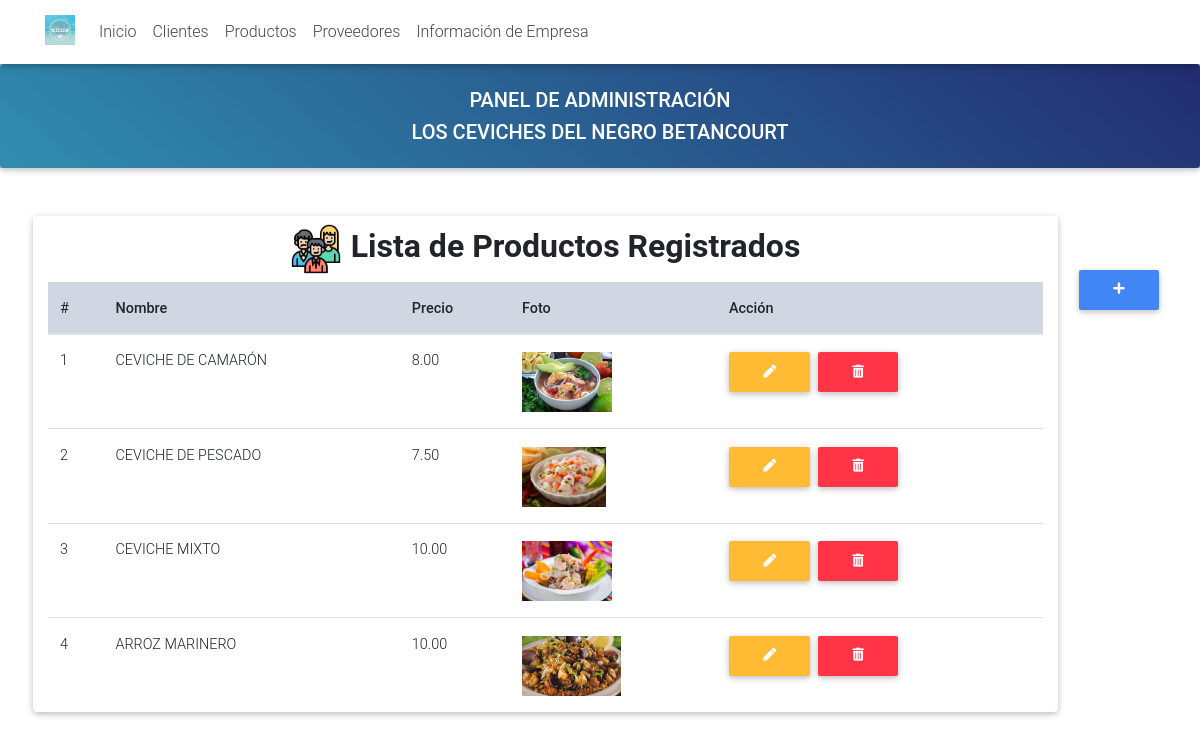
Page /admin/productos.php on the committed database.
### tables this page shows
CREATE TABLE `productos` (
  `id_producto` int(11) NOT NULL,
  `nombre_producto` varchar(25) DEFAULT NULL,
  `precio_producto` varchar(10) DEFAULT NULL,
  `foto_producto` varchar(20) DEFAULT NULL
);

### admin/productos.php (the view, shortened to what this page needs)
<?php
include "header.php";
include "../db.php";
?>
<div class="row mt-5">
<div class="col-md-10 ml-5  z-depth-1 rounded">
<h2 class="h2 text-center font-weight-bold mt-2 mb-2"><img src="../img/clientes.png" style="height:50px;margin-right:10px">Lista de Productos Registrados</h2>
  <section class="dark-grey-text">
    <div class="table-responsive">
      <table class="table product-table mb-0">
        <thead class="mdb-color lighten-5">
          <tr>
            <th>#</th>
            <th class="font-weight-bold">
              <strong>Nombre</strong>
            </th>
            <th class="font-weight-bold">
              <strong>Precio</strong>
            </th>
            <th class="font-weight-bold">
              <strong>Foto</strong>
            </th>
            <th class="font-weight-bold">
              <strong>Acción</strong>
            </th>
          </tr>
        </thead>
        <tbody>
<?php
$c=0;
$query = "SELECT * from productos ";
$resultados = mysqli_query($conn, $query);
while($row = mysqli_fetch_assoc($resultados)) {
$c=$c+1;
?>
<tr>
    <td><?php echo $c; ?></td>
    <td class="text-uppercase"><?php echo $row['nombre_producto']; ?></td>
    <td class="text-uppercase"><?php echo $row['precio_producto']; ?></td>
    <td class="text-uppercase"><img src="archivos/<?php echo $row['foto_producto']; ?>" style="height:60px"></td>
    <td>
    <a href="editar_producto.php?id=<?php echo $row['id_producto'];  ?>" type="button" class="btn btn-warning mr-2"><i class="fas fa-pen"></i></button>
    <a href="eliminar_producto.php?id=<?php echo $row['id_producto'];  ?>" type="button" class="btn btn-danger"><i class="fas fa-trash-alt"></i></button>
    </td>
</tr>
<?php } ?>
        </tbody>
      </table>
    </div>
  </section>
</div>
    <div class="col-md-1 mt-5">
        <a class="btn btn-primary div-fixed" data-toggle="modal" data-target="#modalContactForm"><i class="fas fa-plus"></i></a>
    </div>
</div>

### admin/header.php (shortened to what this page needs)
<html lang="es">
<head>
  <link rel="stylesheet" href="https://use.fontawesome.com/releases/v5.11.2/css/all.css">
  <link rel="stylesheet" href="css/bootstrap.min.css">
  <link rel="stylesheet" href="css/mdb.min.css">
  <link rel="stylesheet" href="css/style.css">
  <header>
    <nav class="navbar fixed-top navbar-expand-lg navbar-light white scrolling-navbar">
      <div class="container">
<a class="navbar-brand" href="#"><img src="../img/logocevi.jpg" style="height:30px"></a>
        <div class="collapse navbar-collapse" id="navbarSupportedContent">
          <ul class="navbar-nav mr-auto">
            <li class="nav-item">
              <a class="nav-link waves-effect" href="index.php" >Inicio</a>
            </li>
            <li class="nav-item">
              <a class="nav-link waves-effect" href="clientes.php" >Clientes</a>
            </li>
            <li class="nav-item">
              <a class="nav-link waves-effect" href="productos.php" >Productos</a>
            </li>
            <li class="nav-item">
              <a class="nav-link waves-effect" href="proveedores.php" >Proveedores</a>
            </li>
            <li class="nav-item">
              <a class="nav-link waves-effect" href="informacion.php" >Información de Empresa</a>
            </li>
          </ul>
        </div>
      </div>
    </nav>
    <div class="card card-intro blue-gradient">
      <div class="card-body white-text rgba-black-light text-center">
        <div class="row d-flex justify-content-center">
          <div class="col-md-6">
            <p class="h5 mb-2">
              PANEL DE ADMINISTRACIÓN
            </p>
            <p class="h5 mb-0">LOS CEVICHES DEL NEGRO BETANCOURT</p>
          </div>
        </div>
      </div>
    </div>
  </header>

### admin/header.php (style rules this page uses)
.navbar .navbar-brand img { height: 20px; }
.navbar .navbar-brand { padding-top: 0; }
.navbar .nav-link { color: #444343!important; }
.card-intro .card-body { padding-top: 1.5rem; padding-bottom: 1.5rem; border-radius: 0 !important; }
.card-intro { margin-top: 64px; }

### admin/productos.php (style rules this page uses)
.div-fixed { position: fixed; text-align: center; word-wrap: break-word; }

### rows in the picture
productos: nombre_producto "CEVICHE DE CAMARÓN", precio_producto "8.00", foto_producto (picture)
productos: nombre_producto "CEVICHE DE PESCADO", precio_producto "7.50", foto_producto (picture)
productos: nombre_producto "CEVICHE MIXTO", precio_producto "10.00", foto_producto (picture)
productos: nombre_producto "ARROZ MARINERO", precio_producto "10.00", foto_producto (picture)
